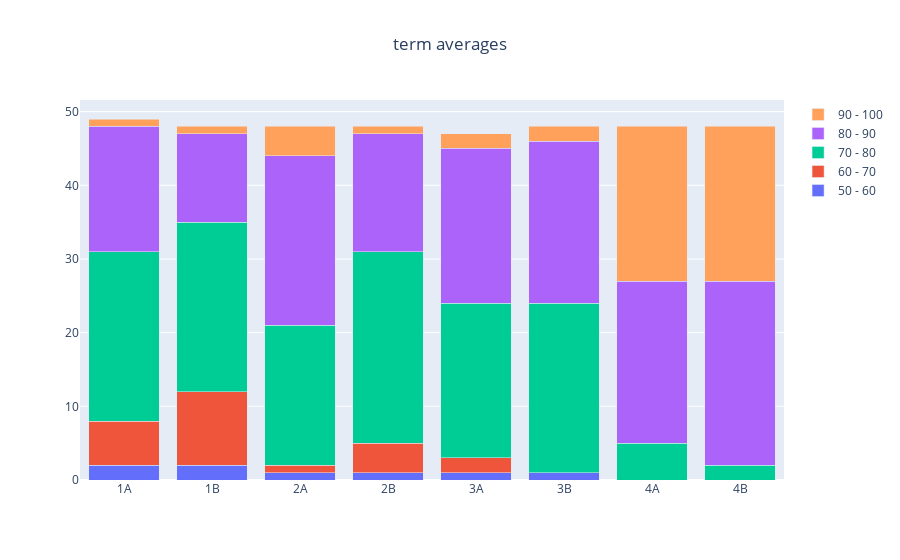

Source (notebook cell):
### Markdown cell above
# insights on term averages

### Code cell
column_names = ["What was your term average in 1A? ", "What was your term average in 1B? ", "What was your term average in 2A? ", "What was your term average in 2B? ", "What was your term average in 3A? ", "What was your term average in 3B? ", "What was your term average in 4A? ", "What was your term average in 4B? "]

labels = ["1A", "1B", "2A", "2B", "3A", "3B", "4A", "4B"]
dist = collections.defaultdict(list)
data = []

for col in column_names:
    term = dataframe[col].value_counts(dropna=True)
    for rng, v in term.items():
        dist[rng].append(v)

dist['60 - 70'].extend([0,0,0])
dist['50 - 60'].extend([0,0])

counter = 0
for rng, values in sorted(dist.items()):
    data.append(go.Bar(name=rng, x=labels, y=values))
    counter+=1

fig = go.Figure(data=data)
fig.update_layout(barmode='stack')

fig.update_layout(title='term averages', title_x=0.5)
fig.show()

### Figure 1 — Plotly figure (JSON) as saved in the notebook; plotly's stock layout.template omitted (floating-point values rounded to 4 significant figures)
{"data": [{"name": "50 - 60", "type": "bar", "x": ["1A", "1B", "2A", "2B", "3A", "3B", "4A", "4B"], "y": [2, 2, 1, 1, 1, 1, 0, 0]}, {"name": "60 - 70", "type": "bar", "x": ["1A", "1B", "2A", "2B", "3A", "3B", "4A", "4B"], "y": [6, 10, 1, 4, 2, 0, 0, 0]}, {"name": "70 - 80", "type": "bar", "x": ["1A", "1B", "2A", "2B", "3A", "3B", "4A", "4B"], "y": [23, 23, 19, 26, 21, 23, 5, 2]}, {"name": "80 - 90", "type": "bar", "x": ["1A", "1B", "2A", "2B", "3A", "3B", "4A", "4B"], "y": [17, 12, 23, 16, 21, 22, 22, 25]}, {"name": "90 - 100", "type": "bar", "x": ["1A", "1B", "2A", "2B", "3A", "3B", "4A", "4B"], "y": [1, 1, 4, 1, 2, 2, 21, 21]}], "layout": {"barmode": "stack", "title": {"text": "term averages", "x": 0.5}}}
